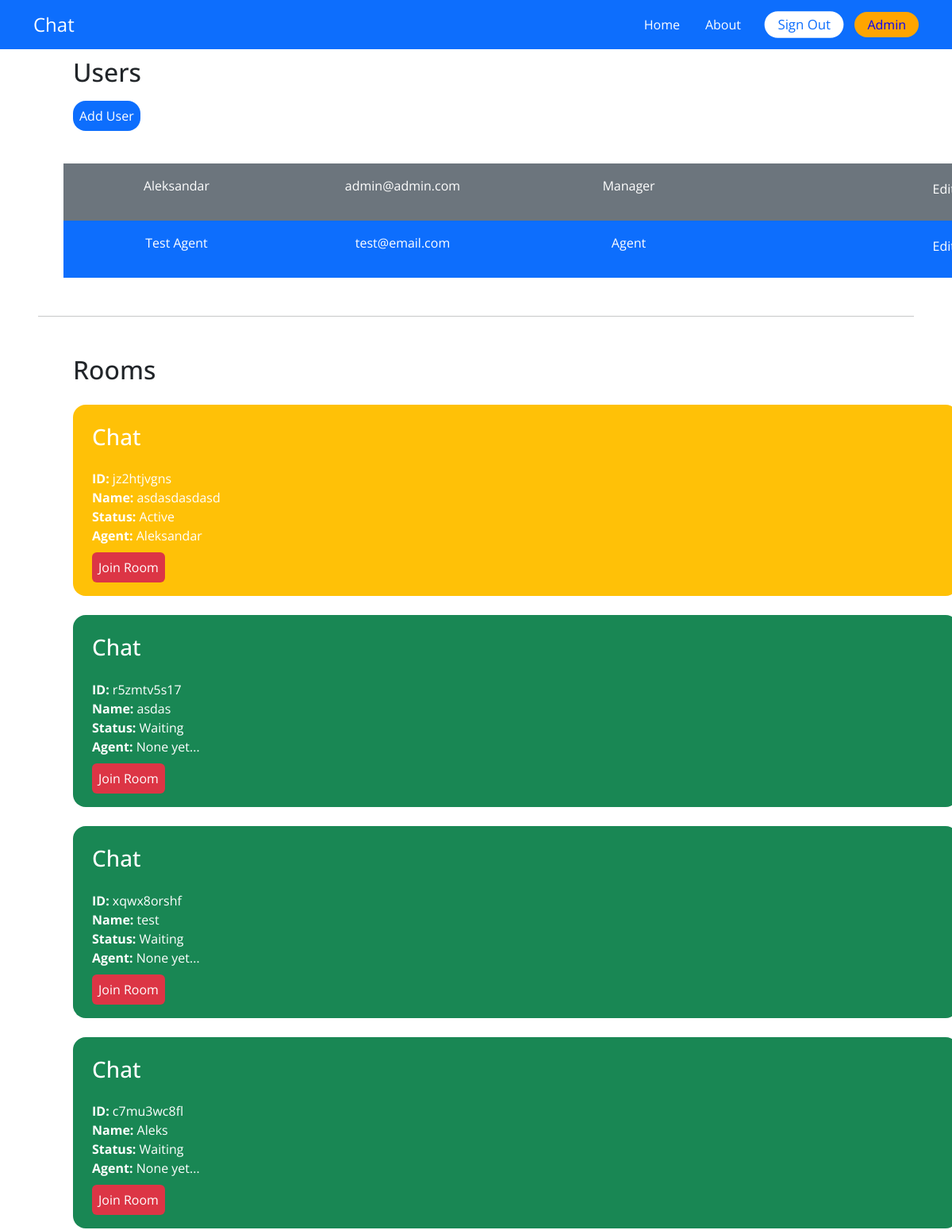
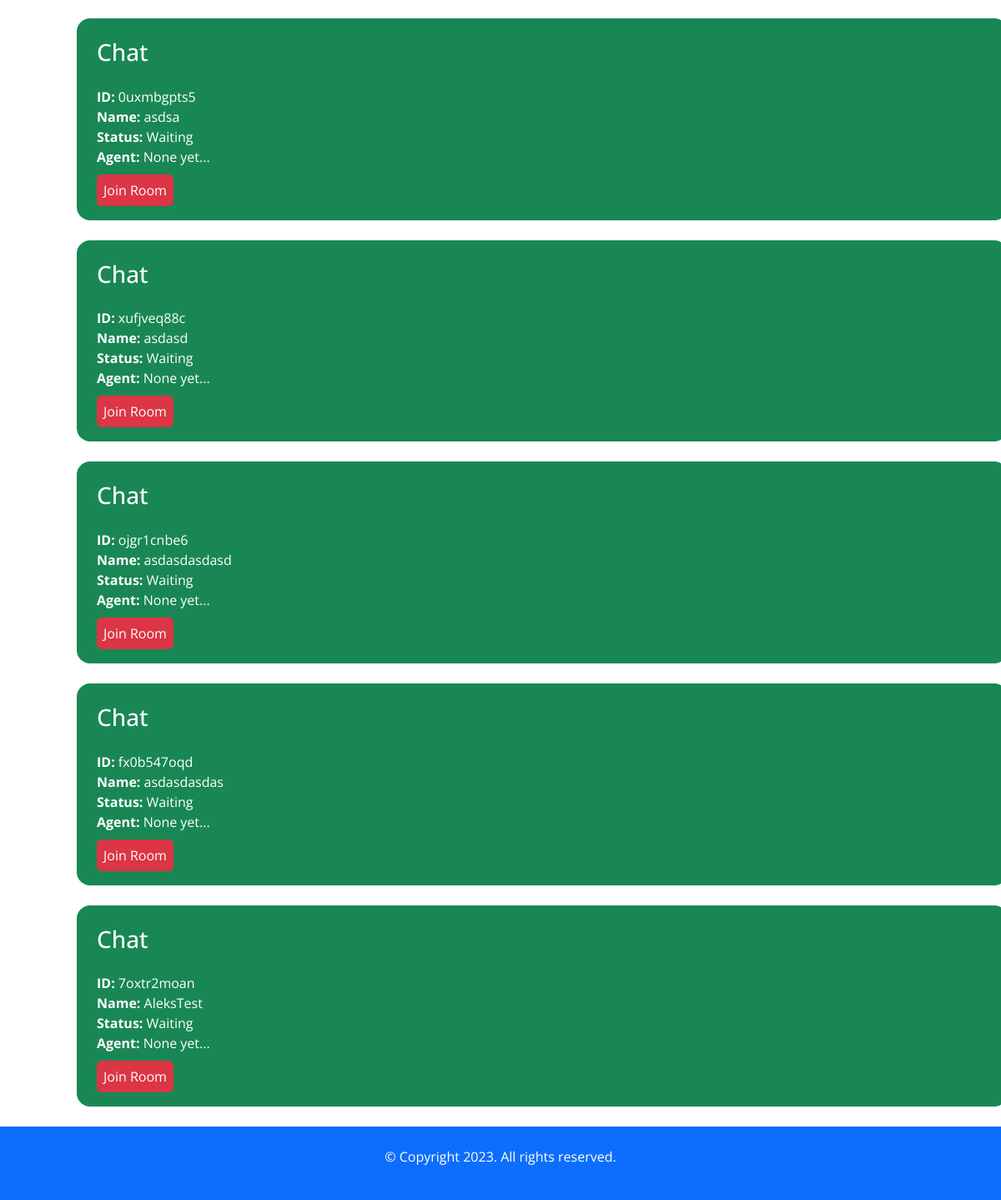
Page /chat-admin/ (signed in) on the earlier database version (2 pictures, top to bottom).
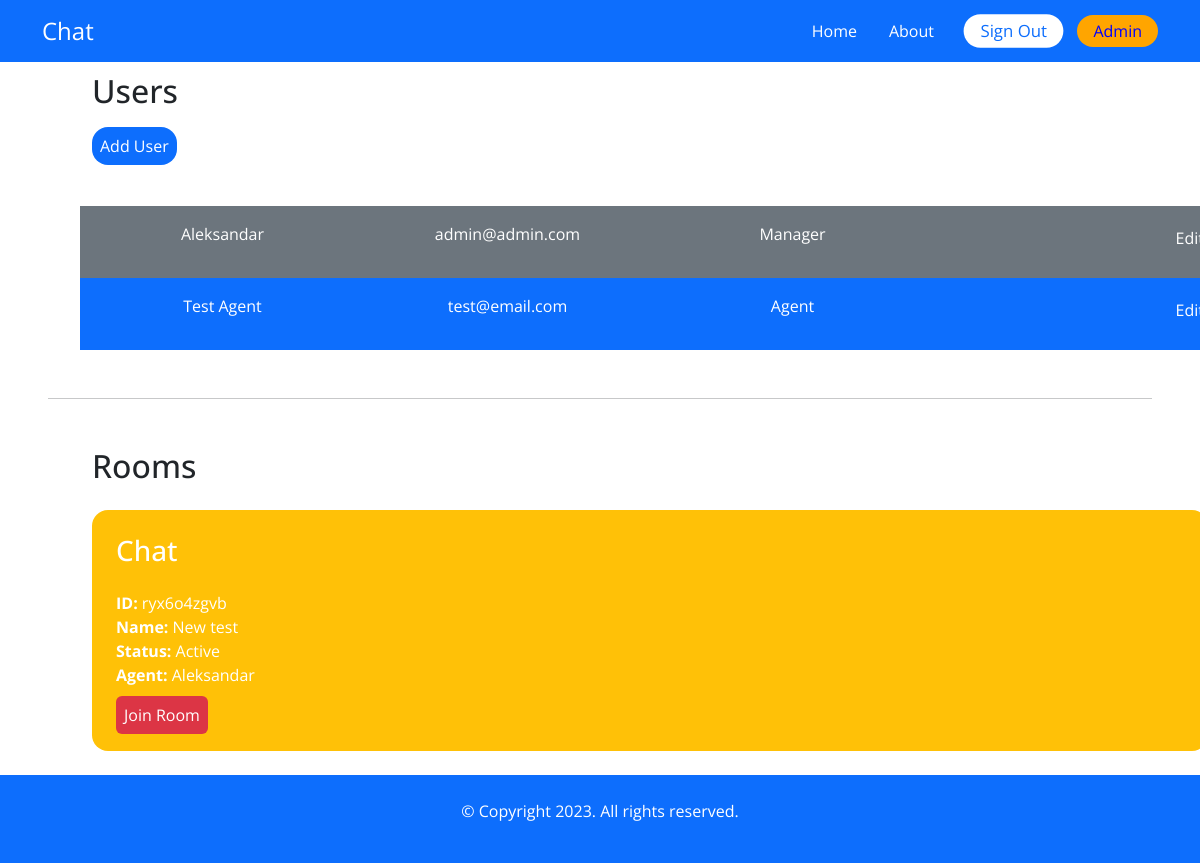
Same page on the later database version.
### account/models.py (models this page shows)
class User(AbstractBaseUser, PermissionsMixin):
    AGENT = 'agent'
    MANAGER = 'manager'
    ROLES_CHOICES = (
        (AGENT, 'Agent'),
        (MANAGER, 'Manager'),
    )
    id = models.UUIDField(primary_key=True, default=uuid.uuid4, editable=False)
    email = models.EmailField(unique=True)
    name = models.CharField(max_length=255, blank=True, default='')
    role = models.CharField(max_length=20, choices=ROLES_CHOICES, default=AGENT)
    is_active = models.BooleanField(default=True)
    is_superuser = models.BooleanField(default=False)
    is_staff = models.BooleanField(default=False)
    date_joined = models.DateTimeField(default=timezone.now)
    last_login = models.DateTimeField(blank=True, null=True)
    objects = CustomUserManager()
    USERNAME_FIELD = 'email'
    EMAIL_FIELD = 'email'
    REQUIRED_FIELDS = ['name']

### chat/models.py (models this page shows, shortened)
class Room(models.Model):
    WAITING = 'waiting'
    ACTIVE = 'active'
    CLOSED = 'closed'
    CHOICES_STATUS = (
        (WAITING, 'Waiting'),
        (ACTIVE, 'Active'),
        (CLOSED, 'Closed'),
    )
    room_id = models.CharField(max_length=255)
    client = models.CharField(max_length=255)
    agent = models.ForeignKey(User, related_name='rooms', blank=True, null=True, on_delete=models.SET_NULL)
    messages = models.ManyToManyField(Message, blank=True)
    url = models.CharField(max_length=255, blank=True, null=True)
    status = models.CharField(max_length=7, choices=CHOICES_STATUS, default=WAITING)
    created_at = models.DateTimeField(auto_now_add=True)
    class Meta:
        ordering = ('-created_at',)

### chat/views.py (the view)
# urls.py: path('chat-admin/', views.admin, name='admin'),
@login_required
def admin(request):
    rooms = Room.objects.all()
    users = User.objects.filter(is_staff=True)
    context = {
        'rooms': rooms,
        'users': users,
    }
    return render(request, 'chat/admin.html', context=context)

### chat/templates/chat/admin.html
{% extends 'core/base.html' %}
{% block content %}
<h1>Chat Admin</h1>
{% if perms.user.add_user %}
    <div class="container ml-auto chat-admin">
        <h2 class="mb-4">Users</h2>
        <a href="#" class="p-2 rounded-4 bg-primary text-white" style="margin-top: 200px !important;">Add User</a>
        <div class="mt-5">
            {% for user in users %}
            <div class="row rounded-">
                <div class="col text-white  px-3 {% cycle 'bg-secondary' 'bg-primary' %}">
                    <p class="py-3 d-flex justify-content-center">{{ user.name }}</p>
                </div>
                <div class="col text-white  px-3 {% cycle 'bg-secondary' 'bg-primary' %}">
                    <p class="py-3 d-flex justify-content-center">{{ user.email }}</p>
                </div>
                <div class="col text-white  px-3 {% cycle 'bg-secondary' 'bg-primary' %}">
                    <p class="py-3 d-flex justify-content-center">{{ user.get_role_display }}</p>
                </div>
                <div class="col text-white  px-3 {% cycle 'bg-secondary' 'bg-primary' %}">
                    <p class="text-white d-flex justify-content-end"><a href="#" class="text-white">Edit</a></p>
                </div>
            </div>
            {% endfor %}
        </div>
    </div>
{% endif %}
<hr class="m-5">
<div class="container ml-auto chat-admin">
    <div class="mt-5">
        <h2 class="mb-4">Rooms</h2>
        {% include 'chat/partials/room_list.html' %}
    </div>
</div>
{% endblock %}

### core/templates/core/base.html (shortened to what this page needs)
{% load static %}
<!DOCTYPE html>
<html lang="en">
<head>
    <link href="https://cdn.jsdelivr.net/npm/bootstrap@5.3.2/dist/css/bootstrap.min.css" rel="stylesheet">
    <link rel="stylesheet" type="text/css" href="{% static 'css/main.css' %}">
</head>
<body class="vh-100">
    <nav class="navbar navbar-expand-lg navbar-dark bg-primary fixed-top">
        <div class="container">
          <a class="navbar-brand fs-4" href="{% url 'core:index' %}">Chat</a>
          <div class="sidebar offcanvas offcanvas-end" tabindex="-1" id="offcanvasNavbar" aria-labelledby="offcanvasNavbarLabel">
            <div class="offcanvas-body">
              <ul class="navbar-nav justify-content-end flex-grow-1 pe-3">
                <li class="nav-item mx-2">
                  <a class="nav-link text-white" href="{% url 'core:index' %}">Home</a>
                </li>
                <li class="nav-item mx-2">
                  <a class="nav-link text-white" href="{% url 'core:about' %}">About</a>
                </li>
              </ul>
              <div class="d-flex justify-content-center align-items-center gap-3">
                {% if not request.user.is_authenticated %}
                  <a href="{% url 'account:login' %}" class="text-white text-decoration-none px-3 py-1 bg-primary rounded-4 custom-btn">Login</a>
                {% else %}
                <a href="#signout" class="text-white text-decoration-none px-3 py-1 bg-primary rounded-4 custom-btn">Sign Out</a>
                <a href="{% url 'chat:admin' %}" class="text-white text-decoration-none px-3 py-1 rounded-4 admin-btn">Admin</a>
                {% endif %}
              </div>
            </div>
          </div>
        </div>
      </nav>
      {% block content %}
      {% endblock %}
      <footer id="footer" class="bg-primary py-4">
        <div class="container">
            <p id="footer-note" class="text-white text-center">© Copyright 2023. All rights reserved.</p>
        </div>
    </footer>
</body>
</html>

### chat/templates/chat/partials/room_list.html
{% for room in rooms %}
        <div class="p-4 rounded-4 text-white mb-4
        {% if room.status == 'waiting' %}bg-success
        {% elif room.status == 'active' %}bg-warning
        {% else %}bg-secondary
        {% endif %}">
            <h3 class="mb-4 text-lg">Chat</h3>
            <p>
                <b>ID: </b> {{room.room_id}} <br>
                <b>Name: </b> {{room.client}} <br>
                <b>Status: </b> {{room.get_status_display}} <br>
                <b>Agent: </b> {% firstof room.agent.name 'None yet...'%} <br>
            </p>
            <a href="{% url 'chat:room' room.room_id %}" class="mt-4 rounded-2 bg-danger p-2 text-white">Join Room</a>
        </div>
        {% endfor %}

### static/css/main.css (style rules this page uses)
body { font-family: 'Open Sans', sans-serif; overflow-y: scroll; overflow-x: hidden; }
a, .custom-btn { text-decoration: none; transition: all .2s ease-in-out; }
a:hover, .custom-btn { transform: scale(1.05) !important; }
h1 { margin-top: 1rem; text-align: center; font-weight: 300; }
.custom-btn { color: #0d6efd !important; background-color: white !important; padding: 3px 10px; border-radius: 4px; }
.admin-btn { color: blue !important; background-color: orange !important; padding: 3px 10px; border-radius: 4px; }
.chat-admin { margin-left: 5rem; }
.chat-admin a { margin-top: 20px !important; }

Differences in the rows shown:
removed Room: room_id "jz2htjvgns", client "asdasdasdasd", status "Active", agent.name "Aleksandar"
removed Room: room_id "r5zmtv5s17", client "asdas", status "Waiting", agent "None yet..."
removed Room: room_id "xqwx8orshf", client "test", status "Waiting", agent "None yet..."
removed Room: room_id "c7mu3wc8fl", client "Aleks", status "Waiting", agent "None yet..."
removed Room: room_id "0uxmbgpts5", client "asdsa", status "Waiting", agent "None yet..."
removed Room: room_id "xufjveq88c", client "asdasd", status "Waiting", agent "None yet..."
removed Room: room_id "ojgr1cnbe6", client "asdasdasdasd", status "Waiting", agent "None yet..."
removed Room: room_id "fx0b547oqd", client "asdasdasdas", status "Waiting", agent "None yet..."
removed Room: room_id "7oxtr2moan", client "AleksTest", status "Waiting", agent "None yet..."
added Room: room_id "ryx6o4zgvb", client "New test", status "Active", agent.name "Aleksandar"
